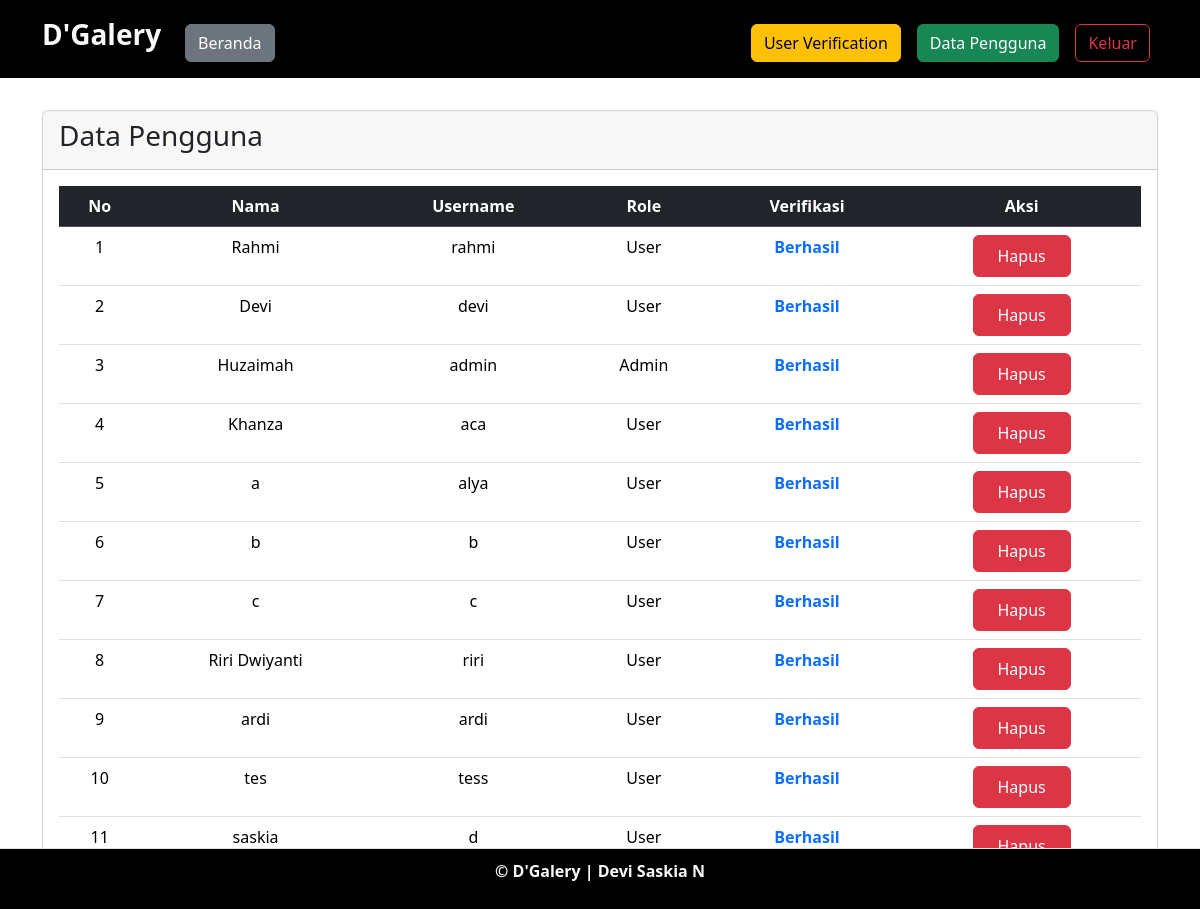
The app's page /admin/pengguna.php (signed in) with its own data.
### tables this page shows
CREATE TABLE `users` (
  `user_id` int(11) NOT NULL,
  `username` varchar(255) NOT NULL,
  `password` varchar(255) NOT NULL,
  `email` varchar(255) NOT NULL,
  `nama_lengkap` varchar(255) NOT NULL,
  `alamat` text NOT NULL,
  `foto` varchar(255) DEFAULT NULL,
  `role_id` int(11) NOT NULL,
  `verifikasi` int(11) NOT NULL
);

CREATE TABLE `role` (
  `role_id` int(11) NOT NULL,
  `nama_role` varchar(255) NOT NULL
);

### admin/pengguna.php (the view, shortened to what this page needs)
<?php
include '../c/koneksi.php';
?>
<!DOCTYPE html>
<html lang="en">
<head>
    <link rel="stylesheet" href="../assets/css/bootstrap.min.css">
    <link href="https://cdn.jsdelivr.net/npm/bootstrap-icons/font/bootstrap-icons.css" rel="stylesheet">
    <link href="assets/icons/bootstrap-icons/font/bootstrap-icons.css" rel="stylesheet">
</head>
<body>
<nav class="navbar navbar-expand-lg bg-black">
    <div class="container">
        <a class="navbar-brand text-light" href="index.php">
            <h3><strong>D'Galery</strong></h3>
        </a>
        <div class="collapse navbar-collapse mt-2" id="navbarNavAltMarkup">
            <div class="navbar-nav me-auto">
                <a href="index.php" class="btn btn-secondary m-2">Beranda</a>
            </div>
            <div class="navbar-nav ms-auto">
                <a href="user_verification.php" class="btn btn-warning m-2">User Verification</a>
                <a href="pengguna.php" class="btn btn-success m-2">Data Pengguna</a>
                <a href="../c/aksi_logout.php" class="btn btn-outline-danger m-2">Keluar</a>
            </div>
        </div>
    </div>
</nav>
<div class="container mt-4">
    <div class="row">
        <div class="col-md-12">
            <div class="card mt-2">
                <div class="card-header">
                    <h3>Data Pengguna</h3>
                </div>
                <div class="card-body">
                    <table class="table">
                        <thead class="table-dark" align="center">
                            <tr>
                                <th>No</th>
                                <th>Nama</th>
                                <th>Username</th>
                                <th>Role</th>
                                <th>Verifikasi</th>
                                <th>Aksi</th>
                            </tr>
                        </thead>
                        <tbody  align="center">
                            <?php
                            $no = 1;
                            $sql = mysqli_query($koneksi, "SELECT * FROM users join role ON users.role_id = role.role_id WHERE verifikasi = 1 ");
                            while ($data = mysqli_fetch_array($sql)) {
                            ?>
                                <tr>
                                    <td><?= $no++ ?></td>
                                    <td><?php echo $data['nama_lengkap']; ?></td>
                                    <td><?php echo $data['username']; ?></td>
                                    <td><?php echo $data['nama_role']; ?></td>
                                    <td class="text-primary"><strong>Berhasil</strong></td>
                                    <td>
                                        <form action="../c/cek_verification.php" method="POST" class="d-inline">
                                            <input type="submit" value="Hapus" name="hapus" class="btn btn-danger px-4 py-2 mx-auto bg-500 text-white text-sm font-semibold rounded" data-toggle='tooltip' title='Hapus Akun'>
                                        </form>
                                    </td>
                                </tr>
                            <?php
                            }
                            ?>
                        </tbody>
                    </table>
                </div>
            </div>
        </div>
    </div>
</div>
<footer class="bg-black text-light d-flex justify-content-center border-top mt-3 br-light fixed-bottom">
    <p><strong>&copy; D'Galery | Devi Saskia N</strong></p>
</footer>
</body>
</html>

### admin/pengguna.php (style rules this page uses)
footer { background-color: #f8f9fa; text-align: center; padding: 10px 0; border-top: 1px solid #ddd; }

### records on screen
users: nama_lengkap "Rahmi", username "rahmi", role.nama_role "User"
users: nama_lengkap "Devi", username "devi", role.nama_role "User"
users: nama_lengkap "Huzaimah", username "admin", role.nama_role "Admin"
users: nama_lengkap "Khanza", username "aca", role.nama_role "User"
users: nama_lengkap "a", username "alya", role.nama_role "User"
users: nama_lengkap "b", username "b", role.nama_role "User"
users: nama_lengkap "c", username "c", role.nama_role "User"
users: nama_lengkap "Riri Dwiyanti", username "riri", role.nama_role "User"
users: nama_lengkap "ardi", username "ardi", role.nama_role "User"
users: nama_lengkap "tes", username "tess", role.nama_role "User"
users: nama_lengkap "saskia", username "d", role.nama_role "User"
